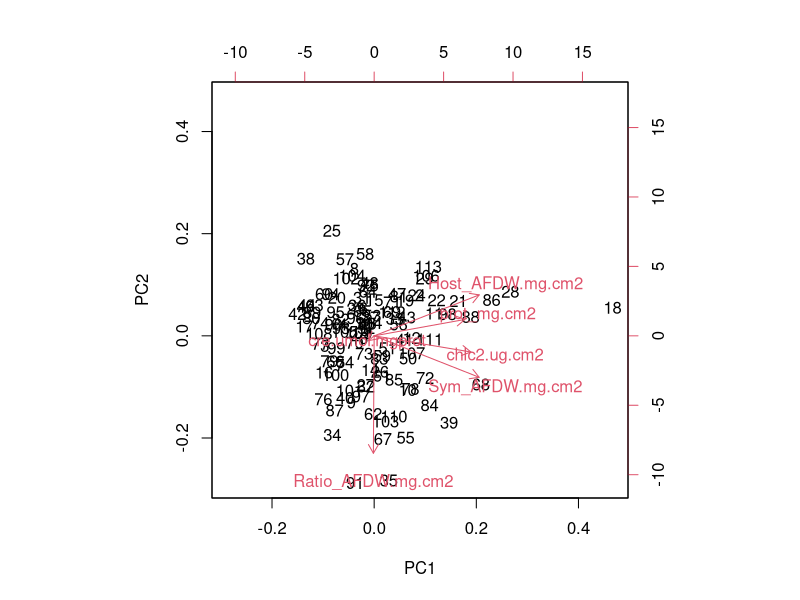
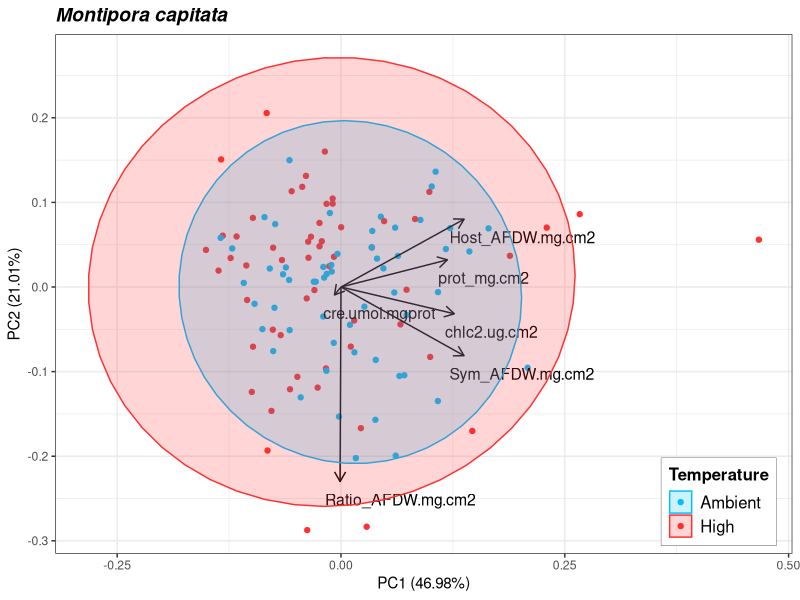
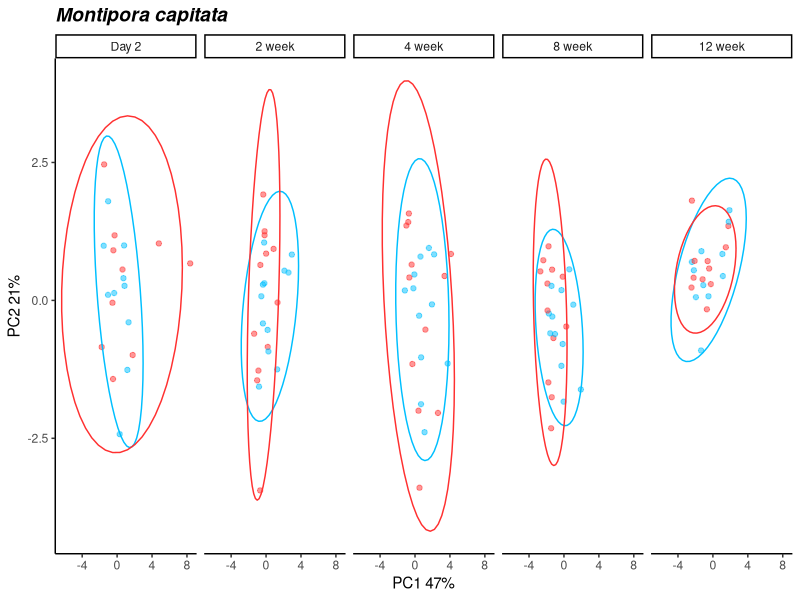
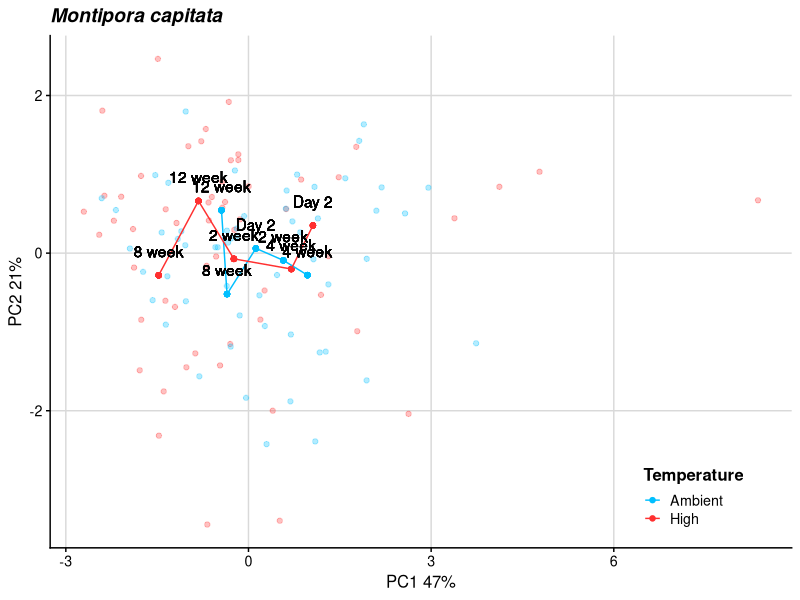
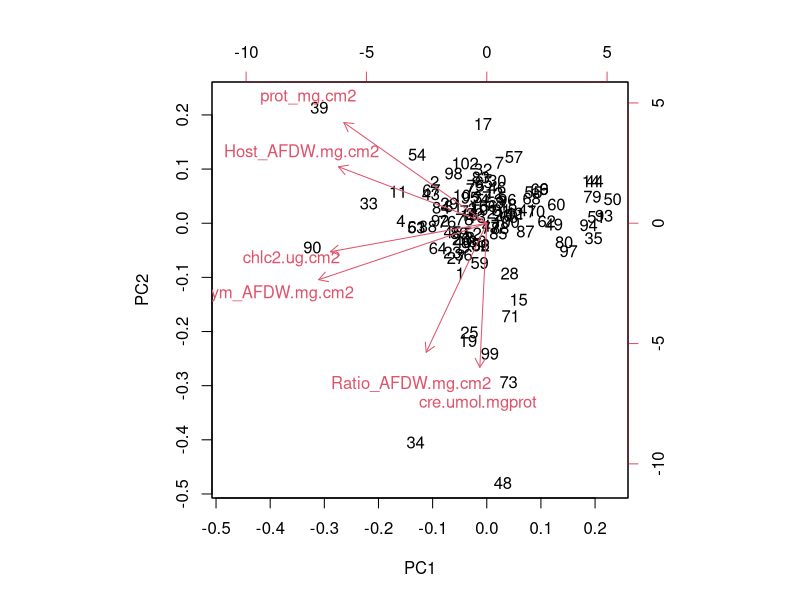
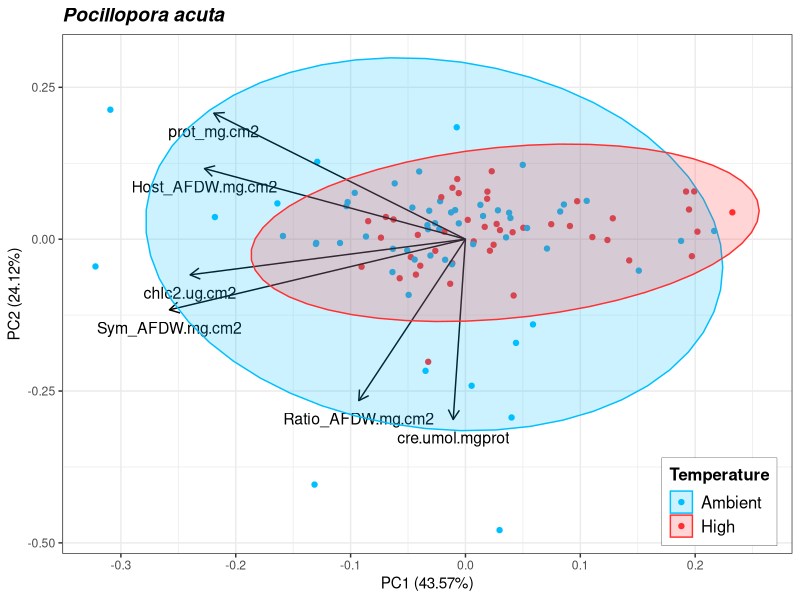
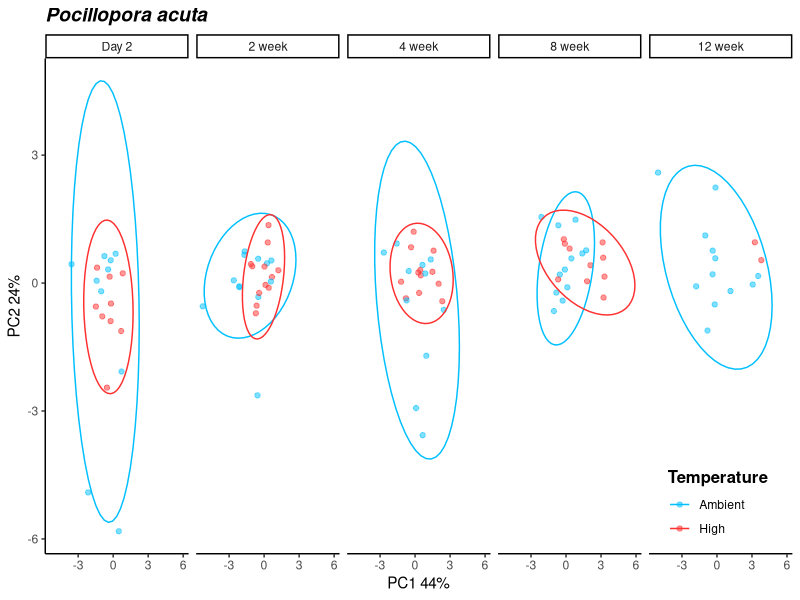
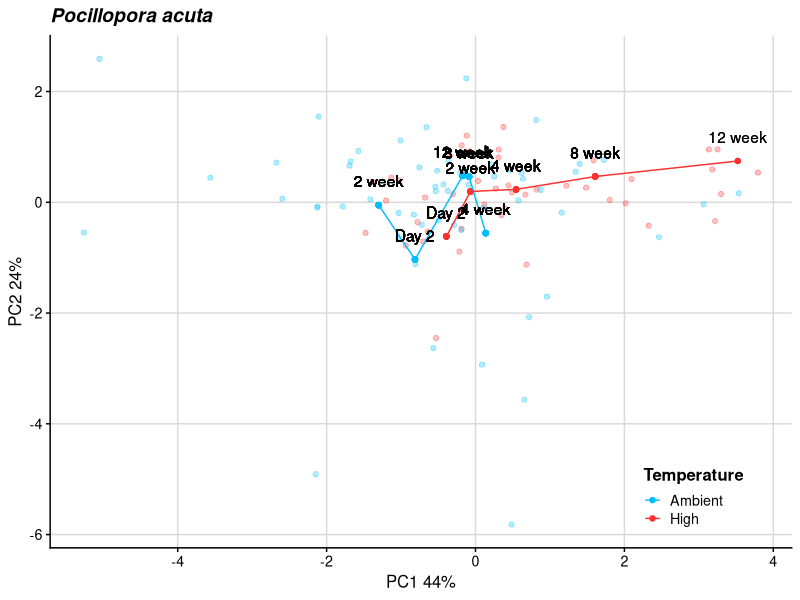

Write the R code that produced these figures, in order. (Note: this script raises an error after producing the figures.)
# set working directory and load necessary packages
library(vegan)
library(tidyverse)
library(reshape2)
#library(ggbiplot)
library(broom)  # devtools::install_github("tidymodels/broom")
library(cowplot)
library(ggpubr)
library(ggfortify)
library(ggrepel)
library(gridExtra)

# set seed
set.seed(54321)

# import data
data <- read.csv("Output/results_physiology.csv") %>% #read in file
  select(-Pnet_umol.cm2.hr, -Rdark_umol.cm2.hr, -Pgross_umol.cm2.hr, -chla.ug.cm2) %>% na.omit() %>%
  filter(Timepoint=="Day 2"| Timepoint== "2 week"| Timepoint== "4 week" | Timepoint== "8 week" | Timepoint== "12 week")
data$Timepoint <- factor(data$Timepoint, levels = c("Day 2", "2 week", "4 week", "8 week", "12 week"))

cols <- c("lightblue", "red")

unique(data$Phase) # checking that all three phases are present

M.data <- data %>% filter(Species=="Mcapitata") %>% select(c(10:15))
P.data <- data %>% filter(Species=="Pacuta") %>% select(c(10:15))

#Identify Factors 
Mcap.info <- data %>% filter(Species=="Mcapitata") %>% select(c(1:9,16))
Pact.info <-  data %>% filter(Species=="Pacuta") %>% select(c(1:9,16))

#Scale and center datasets
Mcap.data.scaled <- scale(M.data, center = T, scale = T) # scaled variables
Pact.data.scaled <- scale(P.data, center = T, scale = T) # scaled variables

### Mcap
#PCA
Mcap.pca.out <- prcomp(Mcap.data.scaled, center=FALSE, scale=FALSE) #run PCA
M.summary <- summary(Mcap.pca.out); M.summary #view results
biplot(Mcap.pca.out) #plot results

# PERMANOVA
Mcap.mod <- adonis2(Mcap.data.scaled ~ Temperature * CO2 * Timepoint, data = Mcap.info, method = "euclidian"); Mcap.mod # PERMANOVA


## Biplot 
Mcap.biplot <- autoplot(Mcap.pca.out, data = Mcap.info, colour = 'Temperature', 
                       loadings = TRUE, loadings.colour = 'black', frame=TRUE, frame.type = 'norm',
                       loadings.label = TRUE, loadings.label.size = 4, loadings.label.colour = 'black', repel=TRUE,
                       loadings.label.vjust=2, loadings.label.hjust=0.1) +
  scale_color_manual(values = c("deepskyblue", "firebrick1"), aesthetics = c("colour", "fill")) +
  theme_bw() + ggtitle("Montipora capitata") + 
  theme(plot.title = element_text(face = 'bold.italic', size = 14, hjust = 0)) + 
  theme(legend.title = element_text(size=12, face="bold")) + 
  theme(legend.text = element_text(size=12)) +
  theme(legend.position = c(0.9, 0.1)) + 
  theme(legend.background = element_rect(size=0.1, linetype="solid", colour ="black")); Mcap.biplot

ggsave(file="Output/Final_Figures/CSP-PCA-Mcap.png", Mcap.biplot, width = 6, height = 5, units = c("in"))

# Mcap.pca.out %>%
#   augment(M.data) %>% # add original dataset back in
#   ggplot(aes(.fittedPC1, .fittedPC2, color = Temperature)) + 
#   geom_point(size = 1.5) +
#   theme_half_open(12) + background_grid()+
#   stat_ellipse() +
#   facet_grid(cols=vars(Phase))+
#   xlab("PC1 48%") + ylab("PC2 18%")

Mcapitata.plot <- Mcap.pca.out %>%
  augment(Mcap.info) %>% # add original dataset back in
  ggplot(aes(.fittedPC1, .fittedPC2, color = Temperature)) + 
  geom_point(size = 1.5, alpha=0.5) +
  theme_half_open(12) + background_grid()+
  stat_ellipse() +
  theme_classic() +
  ggtitle("Montipora capitata") + 
  facet_grid(cols=vars(Timepoint)) +
  theme(plot.title = element_text(face = 'bold.italic', size = 14, hjust = 0)) +
  theme(legend.title = element_text(size=12, face="bold"), legend.position = "none") +
  scale_color_manual(values = c("deepskyblue", "firebrick1"), aesthetics = c("colour")) +
  xlab("PC1 47%") + ylab("PC2 21%"); Mcapitata.plot 

ggsave(file="Output/Final_Figures/CSP-5TP-Mcap.png", Mcapitata.plot, width = 6, height = 5, units = c("in"))

Mcapitata.all <- Mcap.pca.out %>%
  augment(Mcap.info) %>% # add original dataset back in
  group_by(Timepoint, Temperature) %>%
  mutate(PC1.mean = mean(.fittedPC1),
         PC2.mean = mean(.fittedPC2))

Mcapitata.all.fig <- ggplot(Mcapitata.all, aes(.fittedPC1, .fittedPC2, color = Temperature)) + 
  geom_point(size = 1.5, alpha=0.3) +
  geom_point(aes(x=PC1.mean, y=PC2.mean)) +
  geom_line(aes(x=PC1.mean, y=PC2.mean)) +
  geom_text(aes(PC1.mean, PC2.mean, label=Timepoint), vjust=-1.5, color="black") +
  theme_half_open(12) + background_grid() +
  ggtitle("Montipora capitata") + 
  theme(legend.position = c(0.8, 0.1)) +
  theme(plot.title = element_text(face = 'bold.italic', size = 14, hjust = 0)) +
  theme(legend.title = element_text(size=12, face="bold")) +
  scale_color_manual(values = c("deepskyblue", "firebrick1"), aesthetics = c("colour")) +
  xlab("PC1 47%") + ylab("PC2 21%"); Mcapitata.all.fig 

ggsave(file="Output/Final_Figures/CSP-all-Mcap.png", Mcapitata.all.fig, width = 6, height = 5, units = c("in"))

### Pact
#PCA
Pact.pca.out <- prcomp(Pact.data.scaled, center=FALSE, scale=FALSE) #run PCA
P.summary <- summary(Pact.pca.out); P.summary #view results
biplot(Pact.pca.out) #plot results

# PERMANOVA
Pact.mod <- adonis2(Pact.data.scaled ~ Temperature * CO2 * Timepoint, data = Pact.info, method = "euclidian"); Pact.mod # PERMANOVA

## Biplot 
Pacuta.biplot <- autoplot(Pact.pca.out, data = Pact.info, colour = 'Temperature', 
                        loadings = TRUE, loadings.colour = 'black', frame=TRUE, frame.type = 'norm',
                        loadings.label = TRUE, loadings.label.size = 4, loadings.label.colour = 'black', repel=TRUE,
                        loadings.label.vjust = 2) +
  scale_color_manual(values = c("deepskyblue", "firebrick1"), aesthetics = c("colour", "fill")) +
  theme_bw() + ggtitle("Pocillopora acuta") + 
  theme(plot.title = element_text(face = 'bold.italic', size = 14, hjust = 0)) + 
  theme(legend.title = element_text(size=12, face="bold")) + 
  theme(legend.text = element_text(size=12)) +
  theme(legend.position = c(0.9, 0.1)) + 
  theme(legend.background = element_rect(size=0.1, linetype="solid", colour ="black")); Pacuta.biplot

ggsave(file="Output/Final_Figures/CSP-PCA-Pacuta.png", Pacuta.biplot, width = 6, height = 5, units = c("in"))

Biplots <- arrangeGrob(Mcap.biplot, Pacuta.biplot, ncol = 2)
ggsave(file="Output/Final_Figures/CSP-PCAs.png", Biplots, width = 12, height = 5, units = c("in"))

# Pact.pca.out %>%
#   augment(P.data) %>% # add original dataset back in
#   ggplot(aes(.fittedPC1, .fittedPC2, color = Temperature)) + 
#   geom_point(size = 1.5) +
#   theme_half_open(12) + background_grid()+
#   stat_ellipse() +
#   facet_grid(cols=vars(Phase))+
#   xlab("PC1 45%") + ylab("PC2 21%")

Pacuta.plot <- Pact.pca.out %>%
  augment(Pact.info) %>% # add original dataset back in
  ggplot(aes(.fittedPC1, .fittedPC2, color = Temperature)) + 
  geom_point(size = 1.5, alpha=0.5) +
  theme_half_open(12) + background_grid()+
  stat_ellipse() +
  theme_classic() +
  ggtitle("Pocillopora acuta") + 
  facet_grid(cols=vars(Timepoint)) +
  theme(legend.position = c(0.9, 0.1)) +
  theme(plot.title = element_text(face = 'bold.italic', size = 14, hjust = 0)) +
  theme(legend.title = element_text(size=12, face="bold")) +
  scale_color_manual(values = c("deepskyblue", "firebrick1"), aesthetics = c("colour")) +
  xlab("PC1 44%") + ylab("PC2 24%"); Pacuta.plot 

ggsave(file="Output/Final_Figures/CSP-5TP-Pact.png", Pacuta.plot, width = 6, height = 5, units = c("in"))

Five.TP <- arrangeGrob(Mcapitata.plot, Pacuta.plot, ncol=2)
ggsave(file="Output/Final_Figures/CSP-5TP.png", Five.TP, width = 12, height = 6, units = c("in"))


Pact.all <- Pact.pca.out %>%
  augment(Pact.info) %>% # add original dataset back in
  group_by(Timepoint, Temperature) %>%
  mutate(PC1.mean = mean(.fittedPC1),
         PC2.mean = mean(.fittedPC2))
  
Pact.all.fig <- ggplot(Pact.all, aes(.fittedPC1, .fittedPC2, color = Temperature)) + 
  geom_point(size = 1.5, alpha=0.3) +
  geom_point(aes(x=PC1.mean, y=PC2.mean)) +
  geom_line(aes(x=PC1.mean, y=PC2.mean)) +
  geom_text(aes(PC1.mean, PC2.mean, label=Timepoint), vjust=-1.5, color="black") +
  theme_half_open(12) + background_grid() +
  ggtitle("Pocillopora acuta") + 
  theme(legend.position = c(0.8, 0.1)) +
  theme(plot.title = element_text(face = 'bold.italic', size = 14, hjust = 0)) +
  theme(legend.title = element_text(size=12, face="bold")) +
  scale_color_manual(values = c("deepskyblue", "firebrick1"), aesthetics = c("colour")) +
  xlab("PC1 44%") + ylab("PC2 24%"); Pact.all.fig 

ggsave(file="Output/Final_Figures/CSP-all-Pact.png", Pact.all.fig, width = 6, height = 5, units = c("in"))

All <- arrangeGrob(Mcapitata.all.fig, Pact.all.fig, ncol=2)
ggsave(file="Output/Final_Figures/CSP-all.png", All, width = 12, height = 6, units = c("in"))


multi.page <- ggarrange(Mcapitata.plot, Pacuta.plot, Mcapitata.plot.all, Pacuta.plot.all,
                        nrow = 2, ncol = 2)

ggexport(multi.page, filename = "Output/multi.page.ggplot2.pdf")


## 4 panel figure 
## Timeseries, general PCA, bleaching score, survfit plot 


four <- arrangeGrob(Biplots, ncol=1)
ggsave(file="Output/Final_Figures/CSP-4panel.png", four, width = 12, height = 5, units = c("in"))
